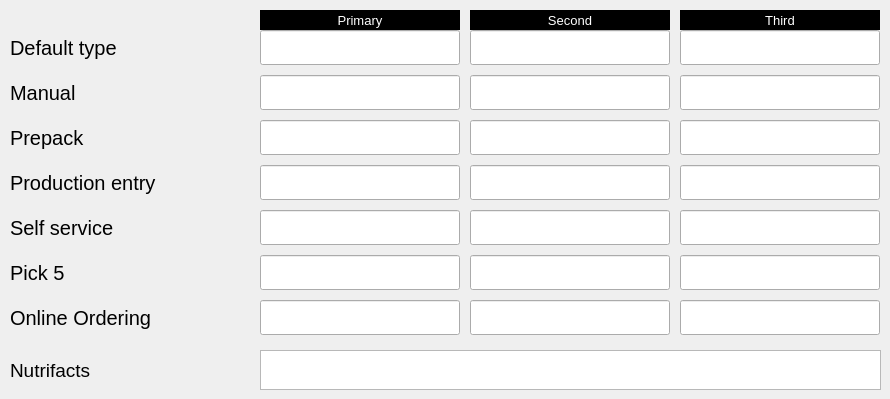
     <widget class="QWidget" name="tabLabelTypes">
      <attribute name="title">
       <string>Types</string>
      </attribute>
      <widget class="QLabel" name="lblDefaultLabel">
       <property name="geometry">
        <rect>
         <x>10</x>
         <y>30</y>
         <width>250</width>
         <height>35</height>
        </rect>
       </property>
       <property name="font">
        <font>
         <pointsize>15</pointsize>
        </font>
       </property>
       <property name="text">
        <string>Default type</string>
       </property>
       <property name="alignment">
        <set>Qt::AlignLeading|Qt::AlignLeft|Qt::AlignVCenter</set>
       </property>
      </widget>
      <widget class="QTextEdit" name="te4Nutrifacts">
       <property name="geometry">
        <rect>
         <x>260</x>
         <y>350</y>
         <width>621</width>
         <height>40</height>
        </rect>
       </property>
       <property name="maximumSize">
        <size>
         <width>16777215</width>
         <height>16777215</height>
        </size>
       </property>
      </widget>
      <widget class="QLabel" name="lblNutrifacts">
       <property name="geometry">
        <rect>
         <x>10</x>
         <y>350</y>
         <width>250</width>
         <height>40</height>
        </rect>
       </property>
       <property name="font">
        <font>
         <pointsize>14</pointsize>
        </font>
       </property>
       <property name="text">
        <string>Nutrifacts</string>
       </property>
       <property name="alignment">
        <set>Qt::AlignLeading|Qt::AlignLeft|Qt::AlignVCenter</set>
       </property>
       <property name="wordWrap">
        <bool>true</bool>
       </property>
      </widget>
      <widget class="hobart::numericLineEdit" name="txtDefaultPriLabelType">
       <property name="geometry">
        <rect>
         <x>260</x>
         <y>30</y>
         <width>200</width>
         <height>35</height>
        </rect>
       </property>
       <property name="font">
        <font>
         <pointsize>19</pointsize>
        </font>
       </property>
       <property name="inputMask">
        <string notr="true"/>
       </property>
       <property name="text">
        <string notr="true"/>
       </property>
      </widget>
      <widget class="hobart::numericLineEdit" name="txtDefaultSecLabelType">
       <property name="geometry">
        <rect>
         <x>470</x>
         <y>30</y>
         <width>200</width>
         <height>35</height>
        </rect>
       </property>
       <property name="font">
        <font>
         <pointsize>19</pointsize>
        </font>
       </property>
       <property name="inputMask">
        <string notr="true"/>
       </property>
       <property name="text">
        <string notr="true"/>
       </property>
      </widget>
      <widget class="hobart::numericLineEdit" name="txtDefaultTriLabelType">
       <property name="geometry">
        <rect>
         <x>680</x>
         <y>30</y>
         <width>200</width>
         <height>35</height>
        </rect>
       </property>
       <property name="font">
        <font>
         <pointsize>19</pointsize>
        </font>
       </property>
       <property name="inputMask">
        <string notr="true"/>
       </property>
       <property name="text">
        <string notr="true"/>
       </property>
      </widget>
      <widget class="QLabel" name="lblPrimaryLabelTitle">
       <property name="geometry">
        <rect>
         <x>260</x>
         <y>10</y>
         <width>200</width>
         <height>20</height>
        </rect>
       </property>
       <property name="font">
        <font>
         <pointsize>10</pointsize>
         <weight>50</weight>
         <bold>false</bold>
        </font>
       </property>
       <property name="styleSheet">
        <string notr="true">QLabel#lblPrimaryLabelTitle{
	color: white;
    background-color: black;
}</string>
       </property>
       <property name="frameShape">
        <enum>QFrame::Box</enum>
       </property>
       <property name="frameShadow">
        <enum>QFrame::Raised</enum>
       </property>
       <property name="text">
        <string>Primary</string>
       </property>
       <property name="alignment">
        <set>Qt::AlignCenter</set>
       </property>
      </widget>
      <widget class="QLabel" name="lblSecondaryLabelTitle">
       <property name="geometry">
        <rect>
         <x>470</x>
         <y>10</y>
         <width>200</width>
         <height>20</height>
        </rect>
       </property>
       <property name="sizePolicy">
        <sizepolicy hsizetype="Preferred" vsizetype="Preferred">
         <horstretch>0</horstretch>
         <verstretch>0</verstretch>
        </sizepolicy>
       </property>
       <property name="minimumSize">
        <size>
         <width>0</width>
         <height>0</height>
        </size>
       </property>
       <property name="font">
        <font>
         <pointsize>10</pointsize>
         <weight>50</weight>
         <bold>false</bold>
        </font>
       </property>
       <property name="styleSheet">
        <string notr="true">QLabel#lblSecondaryLabelTitle{
	color: white;
    background-color: black;
}</string>
       </property>
       <property name="frameShape">
        <enum>QFrame::Box</enum>
       </property>
       <property name="frameShadow">
        <enum>QFrame::Raised</enum>
       </property>
       <property name="text">
        <string>Second</string>
       </property>
       <property name="alignment">
        <set>Qt::AlignCenter</set>
       </property>
      </widget>
      <widget class="QLabel" name="lblThirdLabelTitle">
       <property name="geometry">
        <rect>
         <x>680</x>
         <y>10</y>
         <width>200</width>
         <height>20</height>
        </rect>
       </property>
       <property name="font">
        <font>
         <pointsize>10</pointsize>
         <weight>50</weight>
         <bold>false</bold>
        </font>
       </property>
       <property name="styleSheet">
        <string notr="true">QLabel#lblThirdLabelTitle{
	color: white;
    background-color: black;
}</string>
       </property>
       <property name="frameShape">
        <enum>QFrame::Box</enum>
       </property>
       <property name="frameShadow">
        <enum>QFrame::Raised</enum>
       </property>
       <property name="text">
        <string>Third</string>
       </property>
       <property name="alignment">
        <set>Qt::AlignCenter</set>
       </property>
      </widget>
      <widget class="QLabel" name="lblManualLabel">
       <property name="geometry">
        <rect>
         <x>10</x>
         <y>75</y>
         <width>250</width>
         <height>35</height>
        </rect>
       </property>
       <property name="font">
        <font>
         <pointsize>15</pointsize>
        </font>
       </property>
       <property name="text">
        <string>Manual</string>
       </property>
       <property name="alignment">
        <set>Qt::AlignLeading|Qt::AlignLeft|Qt::AlignVCenter</set>
       </property>
      </widget>
      <widget class="QLabel" name="lblPrepackLabel">
       <property name="geometry">
        <rect>
         <x>10</x>
         <y>120</y>
         <width>250</width>
         <height>35</height>
        </rect>
       </property>
       <property name="font">
        <font>
         <pointsize>15</pointsize>
        </font>
       </property>
       <property name="text">
        <string>Prepack</string>
       </property>
       <property name="alignment">
        <set>Qt::AlignLeading|Qt::AlignLeft|Qt::AlignVCenter</set>
       </property>
      </widget>
      <widget class="QLabel" name="lblProdEntryLabel">
       <property name="geometry">
        <rect>
         <x>10</x>
         <y>165</y>
         <width>250</width>
         <height>35</height>
        </rect>
       </property>
       <property name="font">
        <font>
         <pointsize>15</pointsize>
        </font>
       </property>
       <property name="text">
        <string>Production entry</string>
       </property>
       <property name="alignment">
        <set>Qt::AlignLeading|Qt::AlignLeft|Qt::AlignVCenter</set>
       </property>
      </widget>
      <widget class="QLabel" name="lblSelfServLabel">
       <property name="geometry">
        <rect>
         <x>10</x>
         <y>210</y>
         <width>250</width>
         <height>35</height>
        </rect>
       </property>
       <property name="font">
        <font>
         <pointsize>15</pointsize>
        </font>
       </property>
       <property name="text">
        <string>Self service</string>
       </property>
       <property name="alignment">
        <set>Qt::AlignLeading|Qt::AlignLeft|Qt::AlignVCenter</set>
       </property>
      </widget>
      <widget class="hobart::numericLineEdit" name="txtManualSecLabelType">
       <property name="geometry">
        <rect>
         <x>470</x>
         <y>75</y>
         <width>200</width>
         <height>35</height>
        </rect>
       </property>
       <property name="font">
        <font>
         <pointsize>19</pointsize>
        </font>
       </property>
       <property name="inputMask">
        <string notr="true"/>
       </property>
       <property name="text">
        <string notr="true"/>
       </property>
      </widget>
      <widget class="hobart::numericLineEdit" name="txtManualTriLabelType">
       <property name="geometry">
        <rect>
         <x>680</x>
         <y>75</y>
         <width>200</width>
         <height>35</height>
        </rect>
       </property>
       <property name="font">
        <font>
         <pointsize>19</pointsize>
        </font>
       </property>
       <property name="inputMask">
        <string notr="true"/>
       </property>
       <property name="text">
        <string notr="true"/>
       </property>
      </widget>
      <widget class="hobart::numericLineEdit" name="txtManualPriLabelType">
       <property name="geometry">
        <rect>
         <x>260</x>
         <y>75</y>
         <width>200</width>
         <height>35</height>
        </rect>
       </property>
       <property name="font">
        <font>
         <pointsize>19</pointsize>
        </font>
       </property>
       <property name="inputMask">
        <string notr="true"/>
       </property>
       <property name="text">
        <string notr="true"/>
       </property>
      </widget>
      <widget class="hobart::numericLineEdit" name="txtPrepackSecLabelType">
       <property name="geometry">
        <rect>
         <x>470</x>
         <y>120</y>
         <width>200</width>
         <height>35</height>
        </rect>
       </property>
       <property name="font">
        <font>
         <pointsize>19</pointsize>
        </font>
       </property>
       <property name="inputMask">
        <string notr="true"/>
       </property>
       <property name="text">
        <string notr="true"/>
       </property>
      </widget>
      <widget class="hobart::numericLineEdit" name="txtPrepackTriLabelType">
       <property name="geometry">
        <rect>
         <x>680</x>
         <y>120</y>
         <width>200</width>
         <height>35</height>
        </rect>
       </property>
       <property name="font">
        <font>
         <pointsize>19</pointsize>
        </font>
       </property>
       <property name="inputMask">
        <string notr="true"/>
       </property>
       <property name="text">
        <string notr="true"/>
       </property>
      </widget>
      <widget class="hobart::numericLineEdit" name="txtPrepackPriLabelType">
       <property name="geometry">
        <rect>
         <x>260</x>
         <y>120</y>
         <width>200</width>
         <height>35</height>
        </rect>
       </property>
       <property name="font">
        <font>
         <pointsize>19</pointsize>
        </font>
       </property>
       <property name="inputMask">
        <string notr="true"/>
       </property>
       <property name="text">
        <string notr="true"/>
       </property>
      </widget>
      <widget class="hobart::numericLineEdit" name="txtProdEntryPriLabelType">
       <property name="geometry">
        <rect>
         <x>260</x>
         <y>165</y>
         <width>200</width>
         <height>35</height>
        </rect>
       </property>
       <property name="font">
        <font>
         <pointsize>19</pointsize>
        </font>
       </property>
       <property name="inputMask">
        <string notr="true"/>
       </property>
       <property name="text">
        <string notr="true"/>
       </property>
      </widget>
      <widget class="hobart::numericLineEdit" name="txtProdEntrySecLabelType">
       <property name="geometry">
        <rect>
         <x>470</x>
         <y>165</y>
         <width>200</width>
         <height>35</height>
        </rect>
       </property>
       <property name="font">
        <font>
         <pointsize>19</pointsize>
        </font>
       </property>
       <property name="inputMask">
        <string notr="true"/>
       </property>
       <property name="text">
        <string notr="true"/>
       </property>
      </widget>
      <widget class="hobart::numericLineEdit" name="txtProdEntryTriLabelType">
       <property name="geometry">
        <rect>
         <x>680</x>
         <y>165</y>
         <width>200</width>
         <height>35</height>
        </rect>
       </property>
       <property name="font">
        <font>
         <pointsize>19</pointsize>
        </font>
       </property>
       <property name="inputMask">
        <string notr="true"/>
       </property>
       <property name="text">
        <string notr="true"/>
       </property>
      </widget>
      <widget class="hobart::numericLineEdit" name="txtSelfServPriLabelType">
       <property name="geometry">
        <rect>
         <x>260</x>
         <y>210</y>
         <width>200</width>
         <height>35</height>
        </rect>
       </property>
       <property name="font">
        <font>
         <pointsize>19</pointsize>
        </font>
       </property>
       <property name="inputMask">
        <string notr="true"/>
       </property>
       <property name="text">
        <string notr="true"/>
       </property>
      </widget>
      <widget class="hobart::numericLineEdit" name="txtSelfServSecLabelType">
       <property name="geometry">
        <rect>
         <x>470</x>
         <y>210</y>
         <width>200</width>
         <height>35</height>
        </rect>
       </property>
       <property name="font">
        <font>
         <pointsize>19</pointsize>
        </font>
       </property>
       <property name="inputMask">
        <string notr="true"/>
       </property>
       <property name="text">
        <string notr="true"/>
       </property>
      </widget>
      <widget class="hobart::numericLineEdit" name="txtSelfServTriLabelType">
       <property name="geometry">
        <rect>
         <x>680</x>
         <y>210</y>
         <width>200</width>
         <height>35</height>
        </rect>
       </property>
       <property name="font">
        <font>
         <pointsize>19</pointsize>
        </font>
       </property>
       <property name="inputMask">
        <string notr="true"/>
       </property>
       <property name="text">
        <string notr="true"/>
       </property>
      </widget>
      <widget class="QLabel" name="lblPick5Label">
       <property name="geometry">
        <rect>
         <x>10</x>
         <y>255</y>
         <width>250</width>
         <height>35</height>
        </rect>
       </property>
       <property name="font">
        <font>
         <pointsize>15</pointsize>
        </font>
       </property>
       <property name="text">
        <string>Pick 5</string>
       </property>
       <property name="alignment">
        <set>Qt::AlignLeading|Qt::AlignLeft|Qt::AlignVCenter</set>
       </property>
      </widget>
      <widget class="hobart::numericLineEdit" name="txtPick5PriLabelType">
       <property name="geometry">
        <rect>
         <x>260</x>
         <y>255</y>
         <width>200</width>
         <height>35</height>
        </rect>
       </property>
       <property name="font">
        <font>
         <pointsize>19</pointsize>
        </font>
       </property>
       <property name="inputMask">
        <string notr="true"/>
       </property>
       <property name="text">
        <string notr="true"/>
       </property>
      </widget>
      <widget class="hobart::numericLineEdit" name="txtPick5SecLabelType">
       <property name="geometry">
        <rect>
         <x>470</x>
         <y>255</y>
         <width>200</width>
         <height>35</height>
        </rect>
       </property>
       <property name="font">
        <font>
         <pointsize>19</pointsize>
        </font>
       </property>
       <property name="inputMask">
        <string notr="true"/>
       </property>
       <property name="text">
        <string notr="true"/>
       </property>
      </widget>
      <widget class="hobart::numericLineEdit" name="txtPick5TriLabelType">
       <property name="geometry">
        <rect>
         <x>680</x>
         <y>255</y>
         <width>200</width>
         <height>35</height>
        </rect>
       </property>
       <property name="font">
        <font>
         <pointsize>19</pointsize>
        </font>
       </property>
       <property name="inputMask">
        <string notr="true"/>
       </property>
       <property name="text">
        <string notr="true"/>
       </property>
      </widget>
      <widget class="hobart::numericLineEdit" name="txtOnlineOrderingPriLabelType">
       <property name="geometry">
        <rect>
         <x>260</x>
         <y>300</y>
         <width>200</width>
         <height>35</height>
        </rect>
       </property>
       <property name="font">
        <font>
         <pointsize>19</pointsize>
        </font>
       </property>
       <property name="inputMask">
        <string notr="true"/>
       </property>
       <property name="text">
        <string notr="true"/>
       </property>
      </widget>
      <widget class="hobart::numericLineEdit" name="txtOnlineOrderingSecLabelType">
       <property name="geometry">
        <rect>
         <x>470</x>
         <y>300</y>
         <width>200</width>
         <height>35</height>
        </rect>
       </property>
       <property name="font">
        <font>
         <pointsize>19</pointsize>
        </font>
       </property>
       <property name="inputMask">
        <string notr="true"/>
       </property>
       <property name="text">
        <string notr="true"/>
       </property>
      </widget>
      <widget class="hobart::numericLineEdit" name="txtOnlineOrderingTriLabelType">
       <property name="geometry">
        <rect>
         <x>680</x>
         <y>300</y>
         <width>200</width>
         <height>35</height>
        </rect>
       </property>
       <property name="font">
        <font>
         <pointsize>19</pointsize>
        </font>
       </property>
       <property name="inputMask">
        <string notr="true"/>
       </property>
       <property name="text">
        <string notr="true"/>
       </property>
      </widget>
      <widget class="QLabel" name="lblOnlineOrderingLabel_2">
       <property name="geometry">
        <rect>
         <x>10</x>
         <y>300</y>
         <width>250</width>
         <height>35</height>
        </rect>
       </property>
       <property name="font">
        <font>
         <pointsize>15</pointsize>
        </font>
       </property>
       <property name="text">
        <string>Online Ordering</string>
       </property>
       <property name="alignment">
        <set>Qt::AlignLeading|Qt::AlignLeft|Qt::AlignVCenter</set>
       </property>
      </widget>
     </widget>
